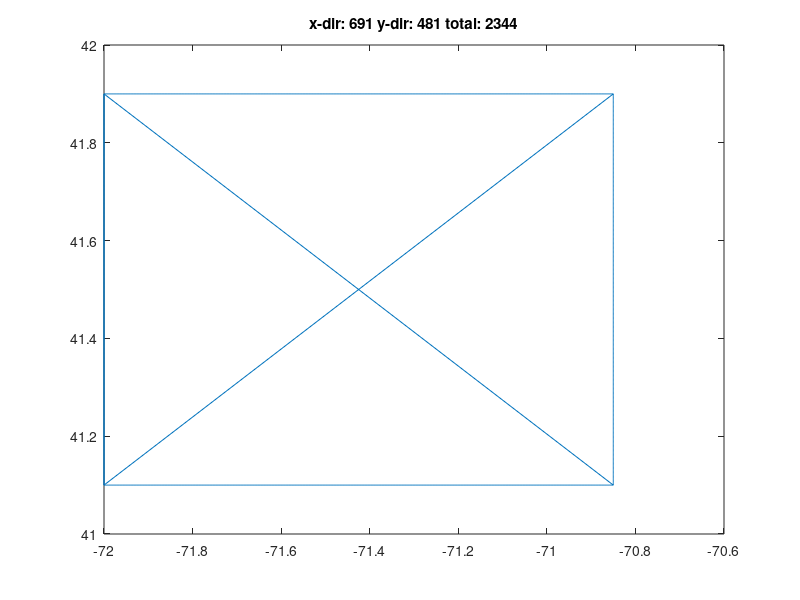

Write MATLAB code to recreate this figure.
clear all

dx=6.0/3600.0; % 60 times 
id_count=0;
icount=0;

% Wilmington NC
x1=-72.0;
x2=-70.85;
y1=41.1;
y2=41.9;

x=[x1:dx:x2];  % 
y=[y1:dx:y2];  %


id_count=id_count+1;
% east
for j=1:length(y)
icount=icount+1;
sta(icount,1)=y(j);
sta(icount,2)=x(end);
sta(icount,3)=id_count;
end

id_count=id_count+1;
% west
for j=1:length(y)
icount=icount+1;
sta(icount,1)=y(j);
sta(icount,2)=x(1);
sta(icount,3)=id_count;
end

id_count=id_count+1;
% south
for i=1:length(x)
icount=icount+1;
sta(icount,1)=y(1);
sta(icount,2)=x(i);
sta(icount,3)=id_count;
end

id_count=id_count+1;
% north
for i=1:length(x)
icount=icount+1;
sta(icount,1)=y(end);
sta(icount,2)=x(i);
sta(icount,3)=id_count;
end

disp(['icount= ' num2str(icount) '?=' num2str(2*length(x)+2*length(y))]);

figure(1)
clf
plot(sta(:,2),sta(:,1));
txt=['x-dir: ' num2str(length(x)) ' y-dir: ' num2str(length(y)), ' total: ', num2str(2*length(x)+2*length(y))];
title(txt)

print('-djpeg100','plots/NestRI_NA.jpg')

icount_last=icount;


fid = fopen('station_NA.txt', 'wt');
  fprintf(fid, ['%f %f %d', '\n'], sta');
fclose(fid);





